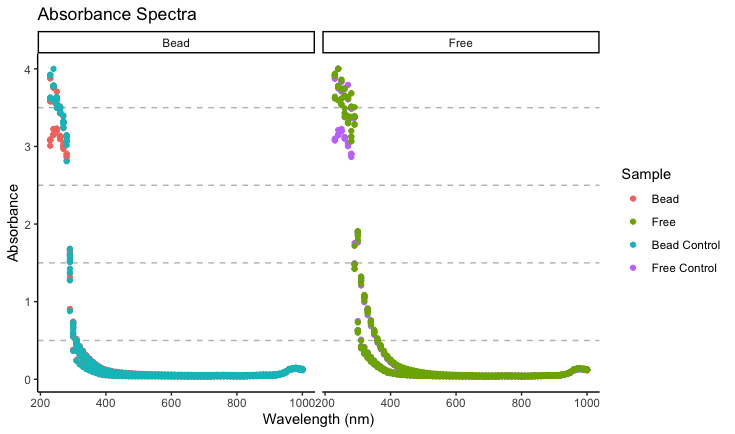

This chart was generated by the following R code:
library(readxl) #for loading Excel files
library(dplyr) #for data processing
library(here) #to set paths
library(tidyverse)

#path to data
data_location3 <- here::here("data","BeadSpec_5_11_23.xlsx")

#load data. 
rawdata <- read_excel(data_location3)

#take a look at the data
glimpse(rawdata)
data<- rawdata
#rename
colnames(data)[1] = "well"
long <- data %>% pivot_longer(cols = !c(well, sample, time), 
                              names_to = "wavelength_nm", 
                              values_to = "absorbance")
#add IDs
long <- long %>% mutate(strain = case_when(startsWith(long$sample, "B") ~ "f199", 
                                       startsWith(long$sample, "C") ~ "control", 
                                       startsWith(long$sample, "F") ~ "f199"))

long <- long %>% mutate(type = case_when(grepl("BA", long$sample) ~ "bead", 
                                          grepl("BB", long$sample) ~ "bead", 
                                          grepl("CA", long$sample) ~ "free", 
                                          grepl("CB", long$sample) ~ "free", 
                                          grepl("CBB", long$sample) ~ "bead", 
                                          grepl("CBA", long$sample) ~ "bead", 
                                          grepl("F", long$sample) ~ "free"))

#remove nm
long$wavelength_nm <- gsub('nm', '', long$wavelength_nm)
plate2 <- long
plate2$wavelength_nm <- as.numeric(long$wavelength_nm)
plate2$absorbance <- as.numeric(plate2$absorbance)
glimpse(plate2)
#change time to numeric instead of character
plate2$time <- as.numeric(plate2$time)

#capitalize
plate2<- plate2 %>% mutate(Type = fct_recode(type, 
                                                    "Bead" = "bead", 
                                                    "Free" = "free")) %>%
  mutate(Sample = fct_recode(sample, 
                             "Bead" = "BA", 
                             "Bead" = "BB",
                             "Free" = "FA", 
                             "Free" = "FB",
                             "Bead Control" = "CBA", 
                             "Bead Control" = "CBB", 
                             "Free Control" = "CA", 
                             "Free Control" = "CB")) %>%
  mutate(Sample = fct_relevel(Sample, 
                               "Bead", "Free", "Bead Control", "Free Control"))


ggplot(data = plate2, aes(x = wavelength_nm, y = absorbance, color = Sample)) +
  geom_point() + theme_classic() + xlab("Wavelength (nm)") + ylab("Absorbance") + 
  theme(panel.grid.minor.y = element_line(color = "grey", linetype = "dashed")) +
  ggtitle("Absorbance Spectra") +
  facet_wrap(~Type)

beadfree<- subset(plate2, type != "NA")
ggplot(data = beadfree, aes(x = wavelength_nm, y = absorbance, color = Sample)) +
  geom_point() + theme_classic() + xlab("Wavelength (nm)") + ylab("Absorbance") + 
  theme(panel.grid.minor.y = element_line(color = "grey", linetype = "dashed")) +
  ggtitle("Absorbance Spectra") +
  facet_wrap(~Type)
ggsave("absorbance_spectra2.png", width = 8, height = 5)

bead<- subset(plate2, type == "bead")
ggplot(data = bead, aes(x = wavelength_nm, y = absorbance, color = sample)) +
  geom_point() + theme_classic() + xlab("Wavelength (nm)") + ylab("Absorbance") + 
  theme(panel.grid.minor.y = element_line(color = "grey", linetype = "dashed")) +
  ggtitle("Absorbance Spectra - Beads")


#blank subtractions
#take average of blanks at each time point

plate600<- subset(plate2, wavelength_nm == "600")
blank<- subset(plate2, strain == "control")
blank600<- subset(plate600, strain == "control")
test600<- subset(plate600, strain != "control")

#group by time, type, and average the absorbance
blank600<- blank600 %>% group_by(time, type, strain) %>% summarize(OD600 = mean(absorbance))

#remerge test and control
merge<- merge(test600, blank600, by = c("time", "type"))

#blank subtract
merge$corrected<- merge$absorbance - merge$OD600 #blank subtraction
merge[merge < 0 ] <- 0 #convert negative values to zero


glimpse(merge)
ggplot(data = merge, aes(x = time, y = corrected, color = sample)) +
  geom_point() + geom_smooth() + theme_classic() + xlab("Time (hr)") + ylab("OD600 (Corrected)") + 
  theme(panel.grid.minor.y = element_line(color = "grey", linetype = "dashed")) +
  ggtitle("Decapsulated Beads - Absorbance Over Time")


